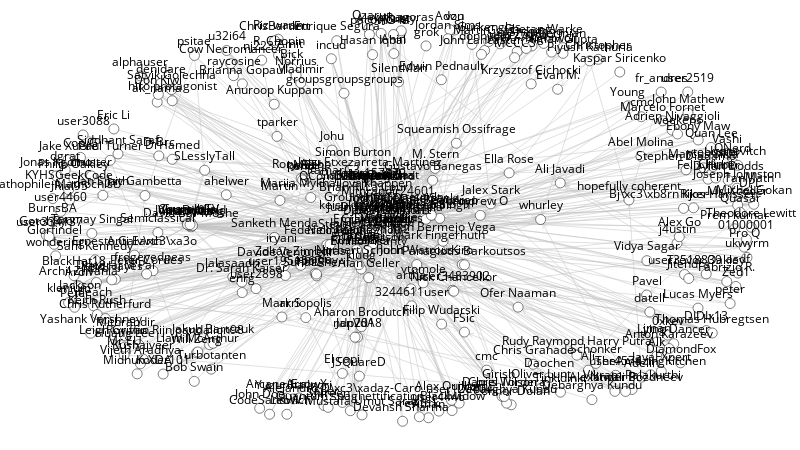

Notebook cell for this chart:
### Code cell
sn.show_graph(nodes, nlab=True)

### Figure 1 — Plotly figure (JSON) as saved in the notebook; plotly's stock layout.template omitted (floating-point values rounded to 4 significant figures; data arrays with more than 128 entries replaced by an {"elided": "..."} marker saying what was removed)
{"data": [{"hoverinfo": "none", "line": {"color": "rgb(192, 192, 192)", "width": 0.5}, "mode": "lines", "type": "scatter", "uid": "704652f4-f83a-11e8-9e48-0c5415a87eaa", "x": {"elided": "7320 float values"}, "y": {"elided": "7320 float values"}}, {"hoverinfo": "none", "marker": {"color": "rgb(255, 255, 255)", "line": {"color": "rgb(0, 0, 0)", "width": 0.5}, "size": 10}, "mode": "markers+text", "text": {"elided": "322 str values"}, "textfont": {"color": "rgb(0, 0, 0)"}, "textposition": "top center", "type": "scatter", "uid": "70465b8a-f83a-11e8-83bb-0c5415a87eaa", "x": {"elided": "322 float values"}, "y": {"elided": "322 float values"}}], "layout": {"height": 450, "margin": {"b": 0, "l": 0, "r": 0, "t": 0}, "showlegend": false, "width": 800, "xaxis": {"showgrid": false, "showticklabels": false, "zeroline": false}, "yaxis": {"showgrid": false, "showticklabels": false, "zeroline": false}}}
